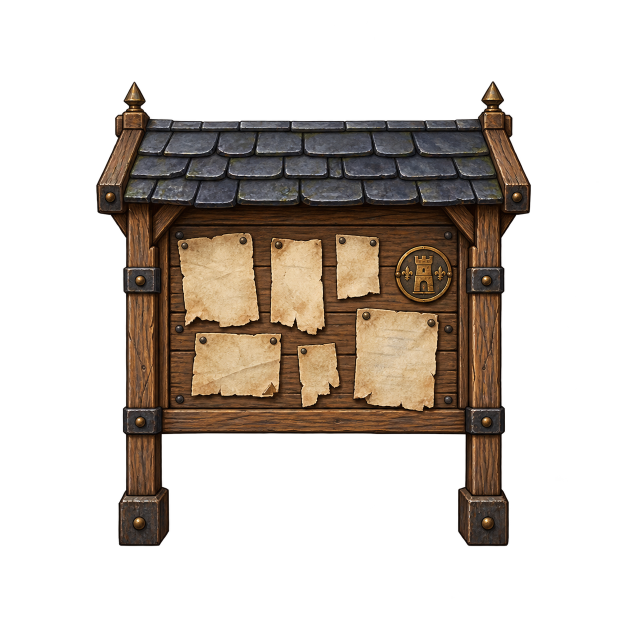
#> input picture art-source/settlement-management/2026-09-24-town-board/original.png, 1254 x 1254 px (shown at 1/2 size)
$ python import_recipe.py
#> lines starting #> are read from the running program, lines starting #| are printed output that depends on the picture
"""Import the reviewed town board; requires Pillow, overwrites one runtime sprite."""
from pathlib import Path
from PIL import Image
BATCH=Path(__file__).resolve().parent
REPO=BATCH.parents[2]
image=Image.open(BATCH/'original.png').convert('RGBA')
#> image is the input picture: PIL image 1254x1254 RGBA; mean R, G, B, A 36.7, 28.9, 21.9, 85.4
image=image.crop(image.getchannel('A').getbbox())
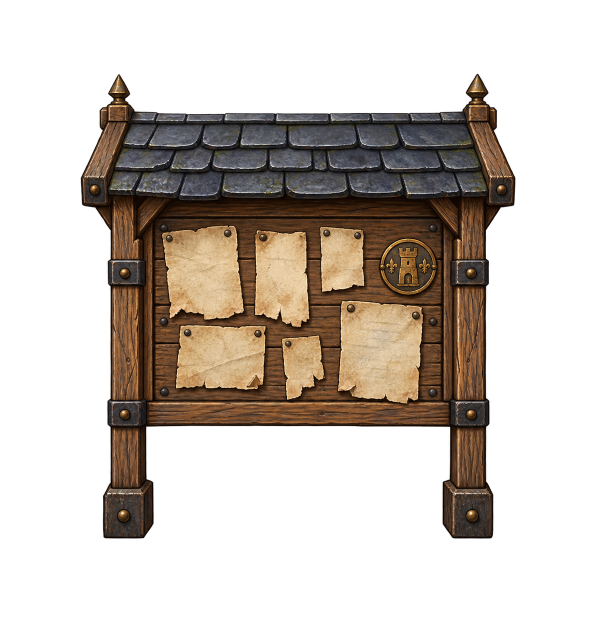
#> image: PIL image 1185x1239 RGBA (shown at 1/2 size); mean R, G, B, A 39.3, 30.9, 23.4, 91.4; transparent parts drawn white
image.thumbnail((176,176),Image.Resampling.LANCZOS)
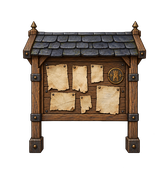
#> image: PIL image 168x176 RGBA; mean R, G, B, A 40.2, 31.6, 23.9, 91.5; transparent parts drawn white
output=Image.new('RGBA',(192,192))
#> output: PIL image 192x192 RGBA; every value is 0
output.alpha_composite(image,((192-image.width)//2,184-image.height))
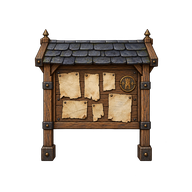
#> output: PIL image 192x192 RGBA; mean R, G, B, A 32.2, 25.3, 19.1, 73.4; transparent parts drawn white
output.save(REPO/'Java/assets/environments/settlements/player_village/player_village_quest_board.png')
